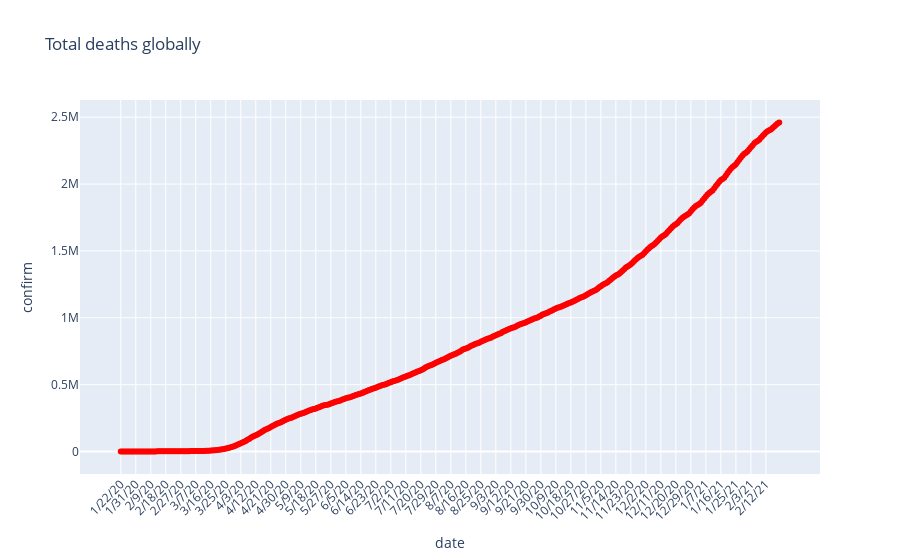

Write notebook code for a chart like this one.
### Markdown cell above
### Death Cases :

### Code cell
#Global death cases
fig = go.Figure(data=go.Scatter(x=deaths_agg.index, y = deaths_agg.values, mode = 'lines+markers' ,line=dict(color='red',width=2)))
fig.update_layout(title='Total deaths globally', yaxis_title = 'confirm',xaxis_title='date',xaxis_tickangle = 315)
fig.show()

### Figure 1 — Plotly figure (JSON) as saved in the notebook; plotly's stock layout.template omitted (floating-point values rounded to 4 significant figures; data arrays with more than 128 entries replaced by an {"elided": "..."} marker saying what was removed)
{"data": [{"line": {"color": "red", "width": 2}, "mode": "lines+markers", "type": "scatter", "x": {"elided": "396 str values"}, "y": {"elided": "396 int values"}}], "layout": {"title": {"text": "Total deaths globally"}, "xaxis": {"tickangle": -45, "title": {"text": "date"}}, "yaxis": {"title": {"text": "confirm"}}}}
